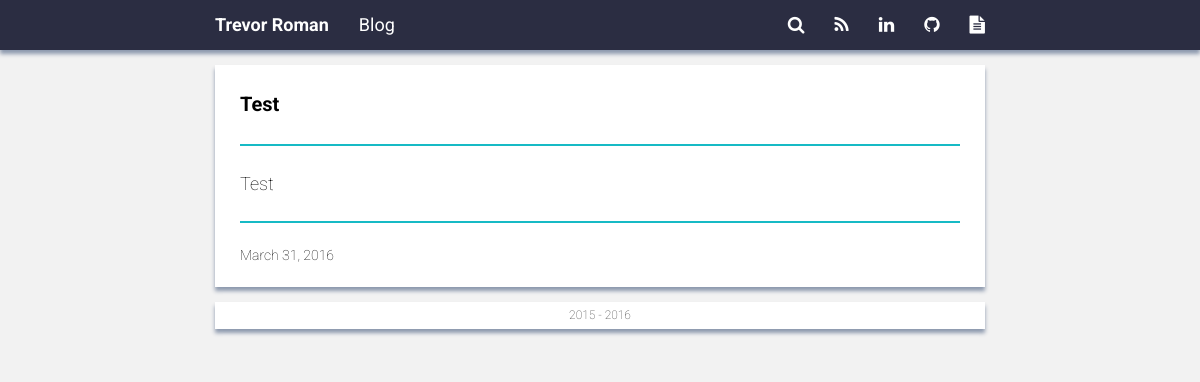
Before: /blog with the older database file.
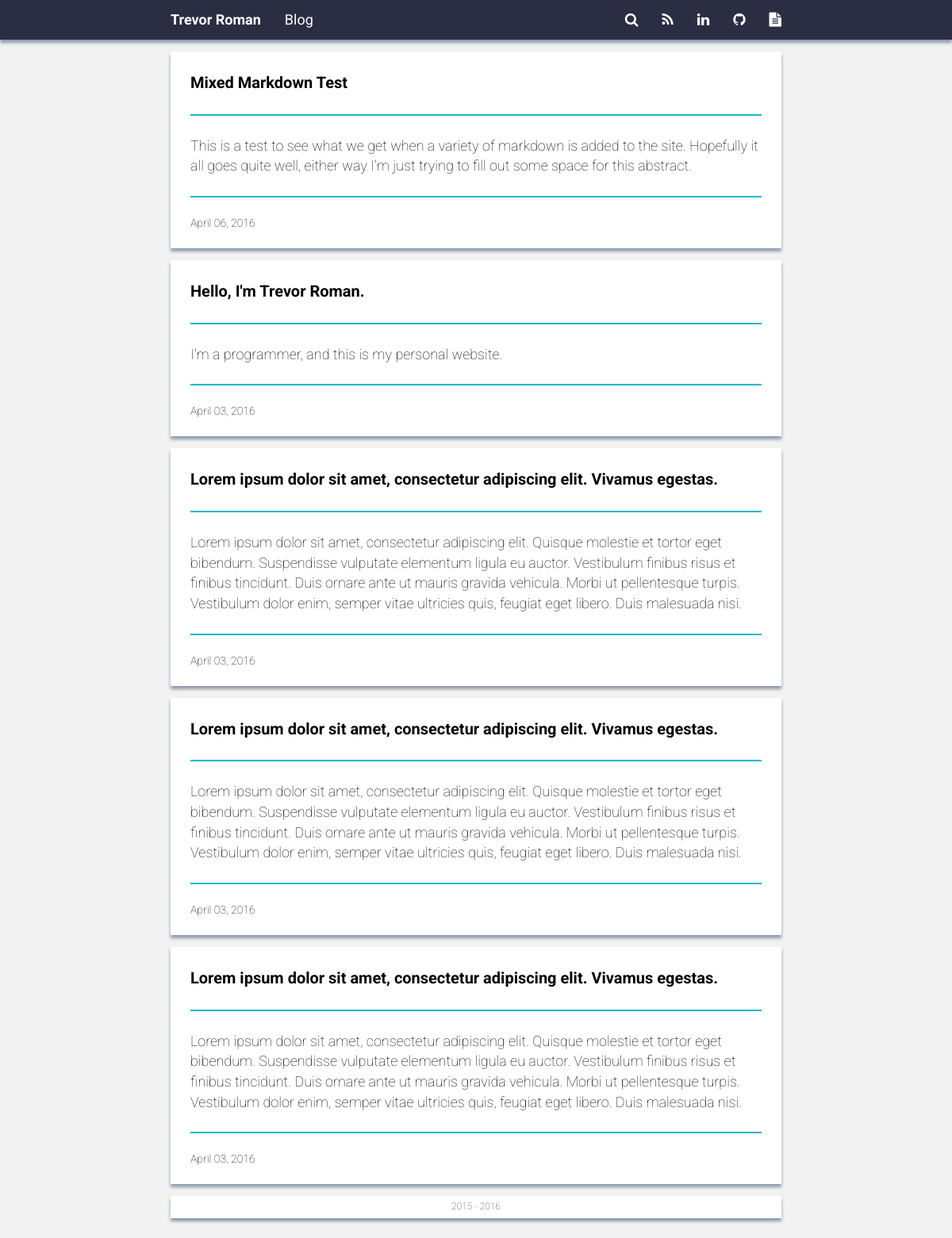
After: the same page with the newer database file.
### app/models.py (models this page shows, shortened)
class Post(db.Model):
    __tablename__ = 'post'
    id = db.Column(db.Integer, primary_key=True)
    title = db.Column(db.String(100))
    abstract = db.Column(db.String(1000))
    body = db.Column(db.Text)
    created = db.Column(db.DateTime)
    updated = db.Column(db.DateTime)
    repo_url = db.Column(db.String(200))
    user_id = db.Column(db.Integer, db.ForeignKey('user.id'))
    tags = relationship("Tag", secondary=post_tag_table, back_populates="posts")

### app/views/main.py (the view)
@app.route('/blog')
@app.route('/blog/<int:page_index>')
@app.route('/blog/post/<int:post_id>')
def blog(page_index=1, post_id=None):
    log.info("Received request for /blog")
    posts = None
    if post_id is not None and page_index is not None:
        posts = query_by_id(post_id, page_index)
    else:
        posts = query_for_posts(page_index)
    if posts is None:
        return abort(404)
    else:
        log.info("Rendering /blog/" + str(page_index))
        return render_template('post.html', page='blog', posts=posts, year=year)

### app/views/main.py (called while the page is built)
def query_for_posts(page_index=None):
    if page_index is not None:
        log.info("Querying for all posts on page %d" % page_index)
        results = models.Post.query \
            .filter(~models.Post.tags.any(models.Tag.name.in_(['home']))) \
            .order_by(models.Post.updated.desc()) \
            .paginate(page_index, configuration.POSTS_PER_PAGE, False)
        if query_successful(results.items):
            log.info("Query successful, returning %d results" % len(results.items))
            return results
        else:
            log.error("Query failed, returning None")
            return None
    if page_index is None:
        log.error("Page index was not initialized, could not paginate query.")
    log.error("Query failed, returning None")
    return None

def query_successful(results=None):
    if results is None:
        log.error("Database query failed critically")
        return False
    elif len(results) == 0:
        log.error("No results were returned")
        return False
    return True

### app/templates/post.html (shortened to what this page needs)
{% extends "base.html" %}
{% block content %}
    {% for post in posts.items %}
        <div id="post-{{ loop.index }}" class="post">
            <div id="post-title-{{ loop.index }}" class="post-title">
                {% if post.title %}
                    <a href="{{ url_for(page, post_id=post.id) }}"><p>{{ post.title }}</p></a>
                {% else %}
                    <p>Error: No Title</p>
                {% endif %}
            </div>
            <div id="post-abstract-{{ loop.index }}" class="post-abstract">
                {% if post.abstract %}
                    <p>{{ post.abstract }}</p>
                {% else %}
                    <p>Error: No Abstract</p>
                {% endif %}
            </div>
            <div id="post-info-{{ loop.index }}" class="post-info">
                <div id="post-date-{{ loop.index }}" class="post-date">
                    {% if post.updated %}
                        <span>{{ post.updated.strftime("%B %d, %Y") }}</span>
                    {% else %}
                        <p>Error: No Date</p>
                    {% endif %}
                </div>
            </div>
        </div>
    {% endfor %}
{% endblock %}

Changed rows visible on the page:
removed Post: title "Test", abstract "Test", updated "March 31, 2016"
added Post: title "Mixed Markdown Test", abstract "This is a test to see what we get when a variety of markdown is added to the site. Hopefully it all goes quite well, either way I'm just trying to fill out some space for this abstract.", updated "April 06, 2016"
added Post: title "Hello, I'm Trevor Roman.", abstract "I'm a programmer, and this is my personal website.", updated "April 03, 2016"
added Post: title "Lorem ipsum dolor sit amet, consectetur adipiscing elit. Vivamus egestas.", abstract "Lorem ipsum dolor sit amet, consectetur adipiscing elit. Quisque molestie et tortor eget bibendum. Suspendisse vulputate elementum ligula eu auctor. Vestibulum finibus risus et finibus tincidunt. Duis ornare ante ut mauris gravida vehicula. Morbi ut pellentesque turpis. Vestibulum dolor enim, semper vitae ultricies quis, feugiat eget libero. Duis malesuada nisi.", updated "April 03, 2016"
added Post: title "Lorem ipsum dolor sit amet, consectetur adipiscing elit. Vivamus egestas.", abstract "Lorem ipsum dolor sit amet, consectetur adipiscing elit. Quisque molestie et tortor eget bibendum. Suspendisse vulputate elementum ligula eu auctor. Vestibulum finibus risus et finibus tincidunt. Duis ornare ante ut mauris gravida vehicula. Morbi ut pellentesque turpis. Vestibulum dolor enim, semper vitae ultricies quis, feugiat eget libero. Duis malesuada nisi.", updated "April 03, 2016"
added Post: title "Lorem ipsum dolor sit amet, consectetur adipiscing elit. Vivamus egestas.", abstract "Lorem ipsum dolor sit amet, consectetur adipiscing elit. Quisque molestie et tortor eget bibendum. Suspendisse vulputate elementum ligula eu auctor. Vestibulum finibus risus et finibus tincidunt. Duis ornare ante ut mauris gravida vehicula. Morbi ut pellentesque turpis. Vestibulum dolor enim, semper vitae ultricies quis, feugiat eget libero. Duis malesuada nisi.", updated "April 03, 2016"
